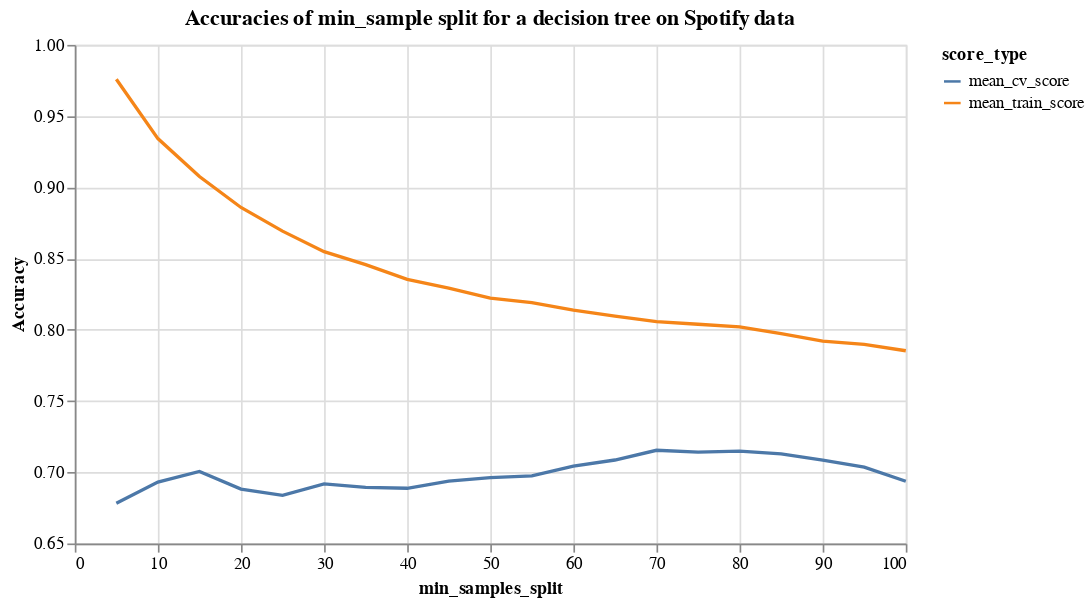

Source (notebook cell):
### Markdown cell above
### 4.2 Plotting and interpreting
rubric={accuracy:3, viz:1}

Using whatever tool you like for plotting,  make a plot with the `min_samples_split` of the decision tree on the *x*-axis and the accuracy on the train and validation sets on the *y*-axis. 

(Again we did this in lecture 2 if you need any guidance)

### Code cell
### BEGIN SOLUTION

plotting_source = results_df.melt(id_vars='min_samples_split', 
                                  value_vars=['mean_train_score', 'mean_cv_score'], 
                                  var_name='score_type' ,
                                  value_name= 'accuracy' )

accuracy_plot = alt.Chart(plotting_source, width=500, height=300).mark_line().encode(
    alt.X('min_samples_split:Q'),
    alt.Y('accuracy:Q', scale=alt.Scale(zero=False), title='Accuracy'),
    alt.Color('score_type:N')
).properties(title="Accuracies of min_sample split for a decision tree on Spotify data")
accuracy_plot

### END SOLUTION

### Figure 1 — Vega-Lite specification as saved in the notebook (floating-point values rounded to 4 significant figures)
{"config": {"view": {"continuousWidth": 400, "continuousHeight": 300}}, "data": {"name": "data-2c98902114ef20874b3344f343af09f7"}, "mark": "line", "encoding": {"color": {"type": "nominal", "field": "score_type"}, "x": {"type": "quantitative", "field": "min_samples_split"}, "y": {"type": "quantitative", "field": "accuracy", "scale": {"zero": false}, "title": "Accuracy"}}, "height": 300, "title": "Accuracies of min_sample split for a decision tree on Spotify data", "width": 500, "$schema": "https://vega.github.io/schema/vega-lite/v4.8.1.json", "datasets": {"data-2c98902114ef20874b3344f343af09f7": [{"min_samples_split": 5, "score_type": "mean_train_score", "accuracy": 0.9758}, {"min_samples_split": 10, "score_type": "mean_train_score", "accuracy": 0.9342}, {"min_samples_split": 15, "score_type": "mean_train_score", "accuracy": 0.9076}, {"min_samples_split": 20, "score_type": "mean_train_score", "accuracy": 0.8859}, {"min_samples_split": 25, "score_type": "mean_train_score", "accuracy": 0.8693}, {"min_samples_split": 30, "score_type": "mean_train_score", "accuracy": 0.8549}, {"min_samples_split": 35, "score_type": "mean_train_score", "accuracy": 0.8458}, {"min_samples_split": 40, "score_type": "mean_train_score", "accuracy": 0.8354}, {"min_samples_split": 45, "score_type": "mean_train_score", "accuracy": 0.8293}, {"min_samples_split": 50, "score_type": "mean_train_score", "accuracy": 0.8222}, {"min_samples_split": 55, "score_type": "mean_train_score", "accuracy": 0.8191}, {"min_samples_split": 60, "score_type": "mean_train_score", "accuracy": 0.8138}, {"min_samples_split": 65, "score_type": "mean_train_score", "accuracy": 0.8096}, {"min_samples_split": 70, "score_type": "mean_train_score", "accuracy": 0.8057}, {"min_samples_split": 75, "score_type": "mean_train_score", "accuracy": 0.8039}, {"min_samples_split": 80, "score_type": "mean_train_score", "accuracy": 0.8021}, {"min_samples_split": 85, "score_type": "mean_train_score", "accuracy": 0.7973}, {"min_samples_split": 90, "score_type": "mean_train_score", "accuracy": 0.7921}, {"min_samples_split": 95, "score_type": "mean_train_score", "accuracy": 0.7898}, {"min_samples_split": 100, "score_type": "mean_train_score", "accuracy": 0.7853}, {"min_samples_split": 5, "score_type": "mean_cv_score", "accuracy": 0.6782}, {"min_samples_split": 10, "score_type": "mean_cv_score", "accuracy": 0.6931}, {"min_samples_split": 15, "score_type": "mean_cv_score", "accuracy": 0.7005}, {"min_samples_split": 20, "score_type": "mean_cv_score", "accuracy": 0.6881}, {"min_samples_split": 25, "score_type": "mean_cv_score", "accuracy": 0.6838}, {"min_samples_split": 30, "score_type": "mean_cv_score", "accuracy": 0.6918}, {"min_samples_split": 35, "score_type": "mean_cv_score", "accuracy": 0.6894}, {"min_samples_split": 40, "score_type": "mean_cv_score", "accuracy": 0.6888}, {"min_samples_split": 45, "score_type": "mean_cv_score", "accuracy": 0.6937}, {"min_samples_split": 50, "score_type": "mean_cv_score", "accuracy": 0.6962}, {"min_samples_split": 55, "score_type": "mean_cv_score", "accuracy": 0.6974}, {"min_samples_split": 60, "score_type": "mean_cv_score", "accuracy": 0.7043}, {"min_samples_split": 65, "score_type": "mean_cv_score", "accuracy": 0.7086}, {"min_samples_split": 70, "score_type": "mean_cv_score", "accuracy": 0.7154}, {"min_samples_split": 75, "score_type": "mean_cv_score", "accuracy": 0.7142}, {"min_samples_split": 80, "score_type": "mean_cv_score", "accuracy": 0.7148}, {"min_samples_split": 85, "score_type": "mean_cv_score", "accuracy": 0.7129}, {"min_samples_split": 90, "score_type": "mean_cv_score", "accuracy": 0.7086}, {"min_samples_split": 95, "score_type": "mean_cv_score", "accuracy": 0.7036}, {"min_samples_split": 100, "score_type": "mean_cv_score", "accuracy": 0.6937}]}}
